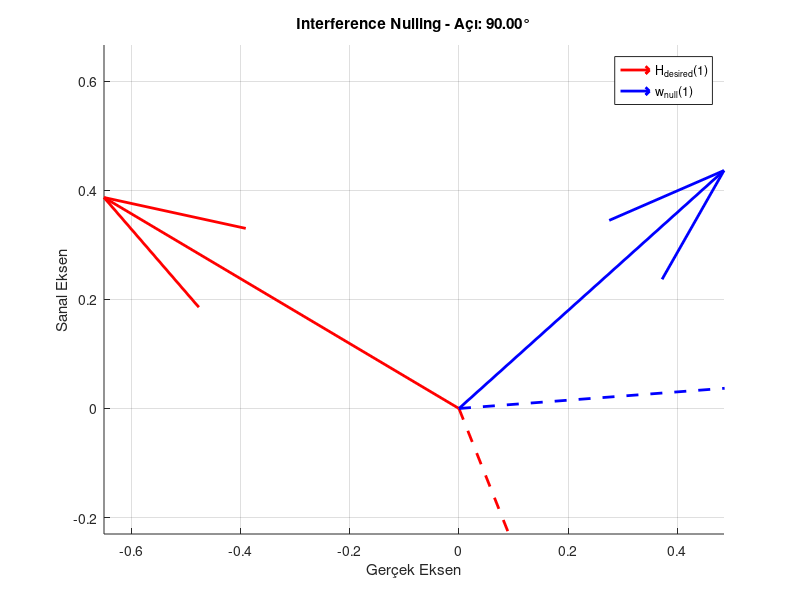

The MATLAB source for this figure:
clc; clear; close all;

%% 🔹 1. Kanal Vektörleri Oluştur (2x1 Kompleks)
H_desired = randn(2,1) + 1i*randn(2,1);    % İstenen sinyal kanalı
H_interf  = randn(2,1) + 1i*randn(2,1);    % Parazit sinyal kanalı

%% 🔹 2. Nulling için Beamforming Vektörü Hesapla
w_null = null(H_desired');                % H_desired'a dik yön
w_null = w_null / norm(w_null);          % Normalize et

%% 🔹 3. Parazitin İstenene Etkisini Ölç
impact = H_desired' * w_null;
fprintf('Parazitin istenen sinyale etkisi: %.6f + %.6fi\n', real(impact), imag(impact));

%% 🔹 4. Gerçek Açı Hesapla (0–180° arası)
dot_prod = real(H_desired' * w_null);    % Gerçek iç çarpım
angle_rad = acos(dot_prod / (norm(H_desired) * norm(w_null)));
angle_deg = rad2deg(angle_rad);
fprintf('Gerçek açı (derece): %.2f°\n', angle_deg);

%% 🔹 5. Grafik: Kompleks Düzlemde Vektörleri Göster
vec1 = H_desired / norm(H_desired);   % normalize edilmiş H_desired
vec2 = w_null;                        % normalize edilmiş w_null

figure;
hold on; grid on; axis equal;

% H_desired vektörü (kırmızı düz + kesikli)
quiver(0, 0, real(vec1(1)), imag(vec1(1)), 0, 'r', 'LineWidth', 2, 'DisplayName','H_{desired}(1)');
quiver(0, 0, real(vec1(2)), imag(vec1(2)), 0, 'r--', 'LineWidth', 2, 'HandleVisibility','off');

% w_null vektörü (mavi düz + kesikli)
quiver(0, 0, real(vec2(1)), imag(vec2(1)), 0, 'b', 'LineWidth', 2, 'DisplayName','w_{null}(1)');
quiver(0, 0, real(vec2(2)), imag(vec2(2)), 0, 'b--', 'LineWidth', 2, 'HandleVisibility','off');

legend;
xlabel('Gerçek Eksen'); ylabel('Sanal Eksen');
title(['Interference Nulling - Açı: ', num2str(angle_deg, '%.2f'), '°']);
